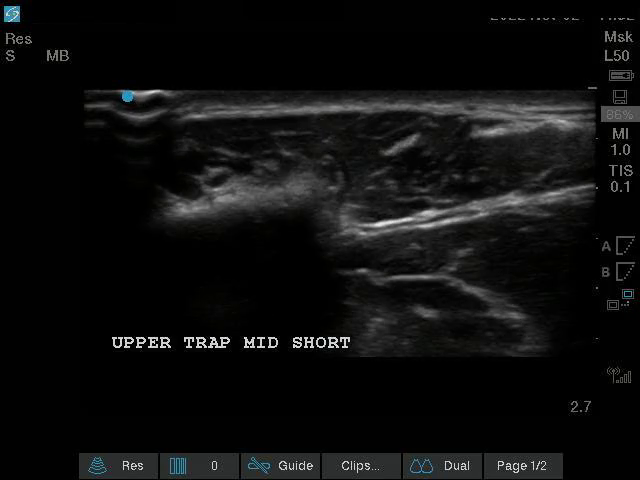
#> input picture frame 45 of video468115.mp4, 640 x 480 px
$ python process.py --input video468115.mp4 --output output/   (older library calls are emulated)
#> lines starting #> are read from the running program, lines starting #| are printed output that depends on the picture
### frame_selector/extractor.py
"""Extract frames from ultrasound video and crop scan region immediately."""

from __future__ import annotations

from dataclasses import dataclass, field
from pathlib import Path
from typing import Iterator

import cv2
import numpy as np

from frame_selector.blank_detector import build_blank_detector
from frame_selector.config import SelectorConfig
from frame_selector.crop import (
    CropBox,
    _detect_kwargs_from_config,
    crop_scan_region,
    detect_scan_roi,
    standardize_crop_box,
)
from frame_selector.visualization import save_frame


@dataclass
class ExtractStats:
    """Summary of the video extraction stage."""

    total_video_frames: int = 0
    blank_ignored: int = 0
    total_frames: int = 0
    output_dir: Path | None = None
    crop_box: CropBox | None = None
    ignored_indices: list[int] = field(default_factory=list)

    # [15 lines left out: function summary, not called in this run]


class VideoFrameExtractor:
    """
    Stage 1: read video frames one at a time, crop UI borders immediately,
    skip blank/no-signal frames via template matching, and persist the rest.

    When crop_standardize is enabled, a single crop box is computed from the
    whole video and applied to every frame so all outputs share identical size.
    """

    def __init__(self, config: SelectorConfig | None = None):
        self.config = config or SelectorConfig()
        self._standard_crop_box: CropBox | None = None
        self.blank_detector = build_blank_detector(self.config)

    def extract_to_directory(self, video_path: Path, output_dir: Path) -> ExtractStats:
        """
        Convert the video into cropped PNG frames on disk.

        Pass 1 (when standardizing): detect ROI on each frame and compute one fixed box.
        Pass 2: decode video, crop each frame, skip blanks, save the rest.
        """
        video_path = Path(video_path)
        output_dir = Path(output_dir)
        if output_dir.exists():
            for old_frame in output_dir.glob("frame_*.png"):
                old_frame.unlink()
        output_dir.mkdir(parents=True, exist_ok=True)

        detect_kwargs = _detect_kwargs_from_config(self.config)
        crop_box = self._resolve_crop_box(video_path, detect_kwargs)

        stats = ExtractStats(output_dir=output_dir, crop_box=crop_box)
        reference_shape: tuple[int, int] | None = None

        cap = cv2.VideoCapture(str(video_path))
        if not cap.isOpened():
            raise FileNotFoundError(f"Cannot open video: {video_path}")

        frame_idx = 0
        try:
            while True:
                ret, frame = cap.read()
                if not ret:
                    break

                stats.total_video_frames += 1
                cropped = self._crop_frame(frame, crop_box, detect_kwargs)

                is_blank, _ = self.blank_detector.is_blank(cropped)
                if is_blank:
                    stats.blank_ignored += 1
                    stats.ignored_indices.append(frame_idx)
                    frame_idx += 1
                    continue

                if reference_shape is None:
                    reference_shape = (cropped.shape[1], cropped.shape[0])
                elif (cropped.shape[1], cropped.shape[0]) != reference_shape:
                    raise RuntimeError(
                        f"Frame {frame_idx} crop size {cropped.shape[1]}x{cropped.shape[0]} "
                        f"differs from standard {reference_shape[0]}x{reference_shape[1]}"
                    )

                save_frame(cropped, output_dir / f"frame_{frame_idx:05d}.png")
                stats.total_frames += 1
                frame_idx += 1
        finally:
            cap.release()

        return stats

    # [9 lines left out: function iter_saved_frames, not called in this run]

    def _resolve_crop_box(self, video_path: Path, detect_kwargs: dict) -> CropBox | None:
        """Return the fixed crop box for this video, or None when cropping is disabled."""
        if not self.config.crop_enabled:
            return None

        if not self.config.crop_standardize:
            return None

        return self._compute_standard_crop_box(video_path, detect_kwargs)

    def _compute_standard_crop_box(self, video_path: Path, detect_kwargs: dict) -> CropBox:
        """Scan the video once to derive one crop rectangle for all frames."""
        boxes: list[CropBox] = []
        frame_shape: tuple[int, int] | None = None

        cap = cv2.VideoCapture(str(video_path))
        if not cap.isOpened():
            raise FileNotFoundError(f"Cannot open video: {video_path}")

        try:
            while True:
                ret, frame = cap.read()
#> frame is the input picture: shape (480, 640, 3); mean B, G, R 14.6, 14.7, 14.4
                if not ret:
                    break
                if frame_shape is None:
                    frame_shape = (frame.shape[1], frame.shape[0])
                boxes.append(detect_scan_roi(frame, **detect_kwargs))
        finally:
            cap.release()

        if frame_shape is None or not boxes:
            raise ValueError(f"No frames found in video: {video_path}")

        return standardize_crop_box(
            boxes,
            frame_shape[0],
            frame_shape[1],
            method=self.config.crop_standardize_method,
        )

    # [10 lines left out: function _crop_frame, not called in this run]

### frame_selector/metrics.py
"""Image quality and frame-similarity metrics for ultrasound video frames."""

from __future__ import annotations

import cv2
import numpy as np


def to_grayscale(frame: np.ndarray) -> np.ndarray:
    """Convert BGR or grayscale frame to single-channel uint8."""
    if frame.ndim == 2:
        return frame
    if frame.shape[2] == 1:
        return frame[:, :, 0]
    return cv2.cvtColor(frame, cv2.COLOR_BGR2GRAY)


# [155 lines left out: functions laplacian_variance, noise_estimate, shannon_entropy, compute_quality_metrics, passes_quality, resize_for_comparison and 4 more, not called in this run]

### frame_selector/crop.py
"""Detect and crop the ultrasound scan region, removing machine UI borders."""

from __future__ import annotations

from dataclasses import dataclass

import cv2
import numpy as np

from frame_selector.metrics import to_grayscale


@dataclass
class CropBox:
    """Pixel bounding box (inclusive) of the scan region."""

    x0: int
    y0: int
    x1: int
    y1: int

    @property
    def width(self) -> int:
        return self.x1 - self.x0 + 1

    @property
    def height(self) -> int:
        return self.y1 - self.y0 + 1

    def as_slice(self) -> tuple[slice, slice]:
        return slice(self.y0, self.y1 + 1), slice(self.x0, self.x1 + 1)


def detect_scan_roi(
    frame: np.ndarray,
    search_fraction: float = 0.55,
    tissue_min: int = 20,
    tissue_max: int = 245,
    row_top_fraction: float = 0.25,
    row_bottom_fraction: float = 0.12,
    dark_threshold: int = 25,
    dark_column_fraction: float = 0.55,
) -> CropBox:
    """
    Locate the B-mode scan panel and exclude surrounding machine UI.

    Strategy (designed for fixed-layout ultrasound recorders):
      1. Restrict search to the upper portion of the frame where the fan scan lives.
      2. Find vertical extent from row tissue occupancy (ignores bottom text/toolbar).
      3. Trim left/right by walking inward from the edges until columns are mostly
         tissue rather than black UI bars or the right-hand parameter sidebar.
    """
    gray = to_grayscale(frame)
    height, width = gray.shape
    search_rows = max(1, int(height * search_fraction))
    upper = gray[:search_rows]
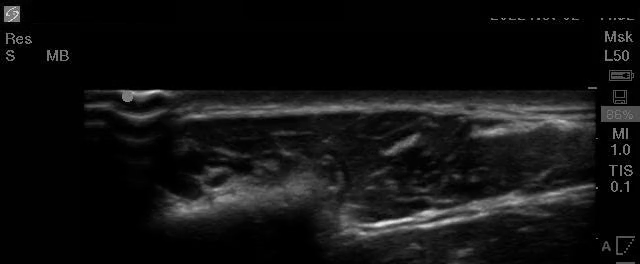
#> upper: shape (264, 640); min 0, max 232, mean 17.8

    tissue_row_counts = ((upper > tissue_min) & (upper < tissue_max)).sum(axis=1) / width
#> tissue_row_counts = 264 values, max 0.805 at index 107, min 0 at index 0, mean 0.267
    top_rows = np.where(tissue_row_counts > row_top_fraction)[0]
#> top_rows = 126 values from 91 to 230
    bottom_rows = np.where(tissue_row_counts > row_bottom_fraction)[0]
#> bottom_rows = 166 values from 19 to 262
    if len(top_rows) == 0 or len(bottom_rows) == 0:
        return CropBox(0, 0, width - 1, height - 1)

    y0 = int(top_rows[0])
#> y0 = 91
    y1 = int(bottom_rows[-1])
#> y1 = 262
    band = gray[y0 : y1 + 1]
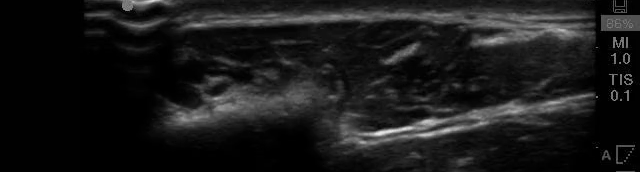
#> band: shape (172, 640); min 0, max 232, mean 25.7
    band_height = band.shape[0]
    # Ignore tapered fan edges when measuring column occupancy.
    core = band[band_height // 10 : 9 * band_height // 10]
#> (the rest of the program and of its run is left out)
